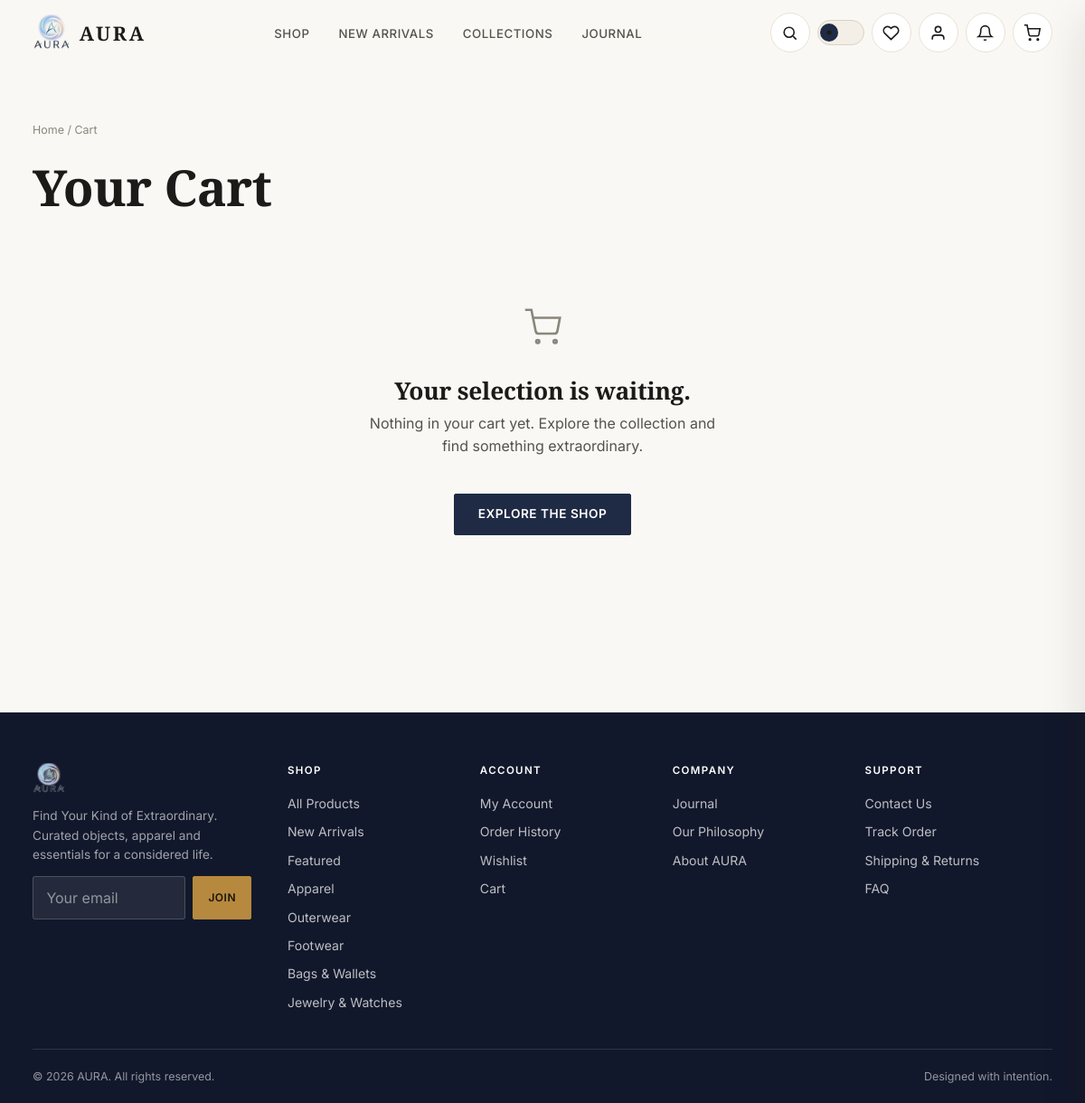
The app's page /cart/ (signed in), older data.
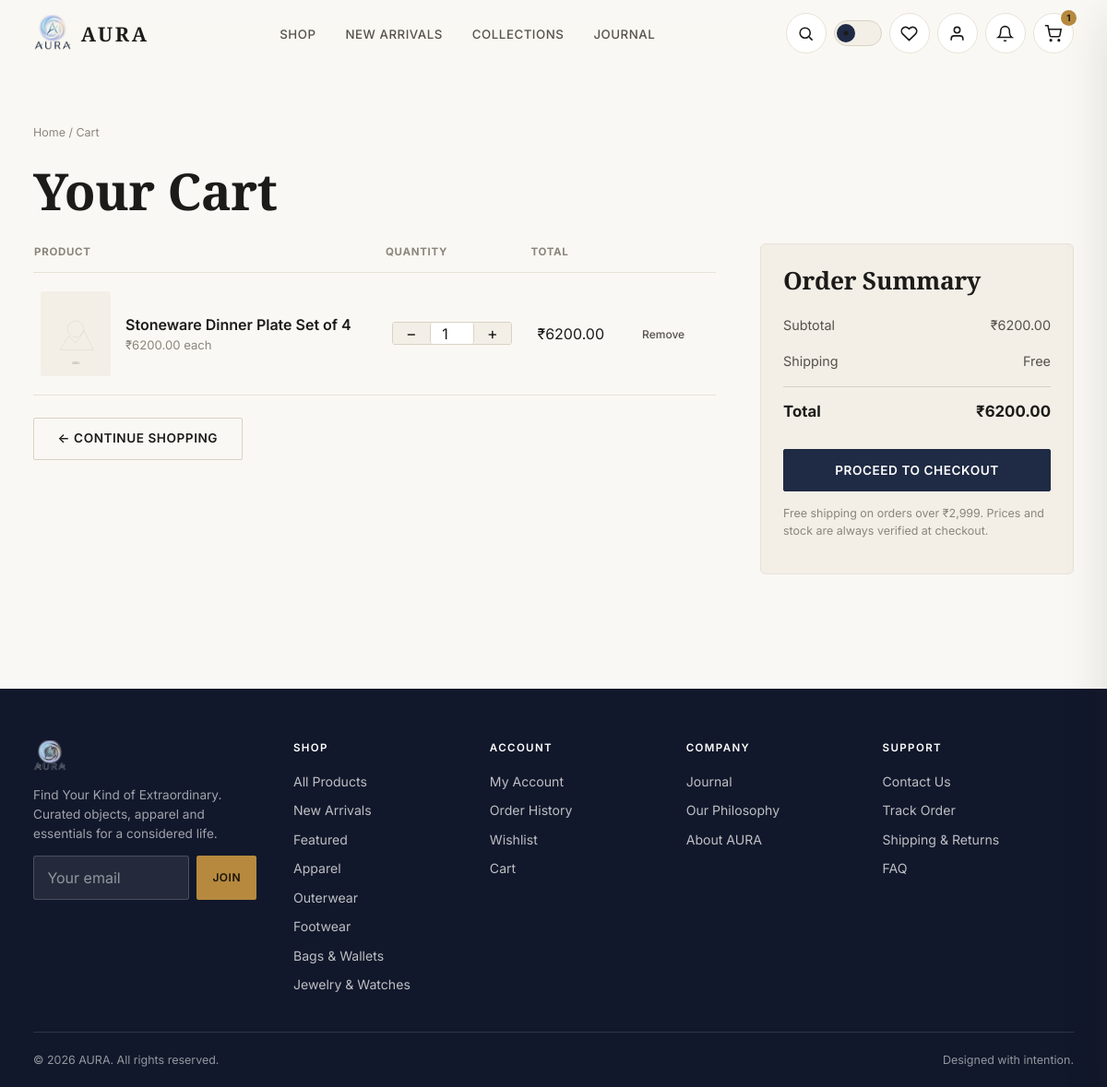
The same page, newer data.
### store/models.py (models this page shows, shortened)
class Category(models.Model):
    name = models.CharField(max_length=100, unique=True)
    slug = models.SlugField(max_length=120, unique=True, blank=True)
    description = models.TextField(blank=True)
    image_url = models.URLField(blank=True, help_text='External editorial image representing this category.')
    display_order = models.PositiveIntegerField(default=0)
    is_active = models.BooleanField(default=True)
    created_at = models.DateTimeField(auto_now_add=True)
    class Meta:
        verbose_name_plural = 'Categories'
        ordering = ['display_order', 'name']
    def get_absolute_url(self):
        return reverse('store:category_detail', kwargs={'slug': self.slug})

class Product(models.Model):
    name = models.CharField(max_length=200)
    slug = models.SlugField(max_length=220, unique=True, blank=True)
    category = models.ForeignKey(Category, on_delete=models.SET_NULL, null=True, related_name='products')
    short_description = models.CharField(max_length=250, blank=True)
    description = models.TextField()
    price = models.DecimalField(max_digits=10, decimal_places=2, validators=[MinValueValidator(0)])
    compare_at_price = models.DecimalField(
        max_digits=10, decimal_places=2, null=True, blank=True,
        help_text='Original price to display as struck-through, if this item is discounted.'
    )
    sku = models.CharField(max_length=40, unique=True)
    stock_quantity = models.PositiveIntegerField(default=0)
    image = models.ImageField(upload_to='products/', blank=True, null=True)
    image_url = models.URLField(blank=True, help_text='Fallback external image URL if no file uploaded.')
    is_featured = models.BooleanField(default=False)
    is_new_arrival = models.BooleanField(default=False)
    is_active = models.BooleanField(default=True)
    material = models.CharField(max_length=120, blank=True)
    weight = models.CharField(max_length=60, blank=True, help_text='Display weight, e.g. "180g"')
    created_at = models.DateTimeField(auto_now_add=True)
    updated_at = models.DateTimeField(auto_now=True)
    class Meta:
        ordering = ['-created_at']
        indexes = [
            models.Index(fields=['slug']),
            models.Index(fields=['is_active', 'is_featured']),
            models.Index(fields=['is_active', 'is_new_arrival']),
        ]
    def get_absolute_url(self):
        return reverse('store:product_detail', kwargs={'slug': self.slug})
    @property
    def display_image(self):
        if self.image:
            return self.image.url
        if self.image_url:
            return self.image_url
        return ''

### cart/models.py (models this page shows, shortened)
class CartItem(models.Model):
    cart = models.ForeignKey(Cart, on_delete=models.CASCADE, related_name='items')
    product = models.ForeignKey('store.Product', on_delete=models.CASCADE, related_name='cart_items')
    variant = models.ForeignKey('store.ProductVariant', on_delete=models.SET_NULL, null=True, blank=True, related_name='cart_items')
    quantity = models.PositiveIntegerField(default=1)
    added_at = models.DateTimeField(auto_now_add=True)
    class Meta:
        unique_together = ('cart', 'product', 'variant')
        ordering = ['-added_at']
    @property
    def unit_price(self):
        return self.variant.effective_price if self.variant else self.product.price
    @property
    def line_total(self):
        return self.unit_price * self.quantity
    @property
    def available_stock(self):
        return self.variant.stock_quantity if self.variant else self.product.stock_quantity
    @property
    def exceeds_stock(self):
        return self.quantity > self.available_stock

class Cart(models.Model):
    user = models.OneToOneField(settings.AUTH_USER_MODEL, on_delete=models.CASCADE, null=True, blank=True, related_name='cart')
    session_key = models.CharField(max_length=40, null=True, blank=True, unique=True)
    created_at = models.DateTimeField(auto_now_add=True)
    updated_at = models.DateTimeField(auto_now=True)
    @property
    def items_qs(self):
        return self.items.select_related('product', 'product__category').all()
    @property
    def total_items(self):
        return sum(item.quantity for item in self.items_qs)
    @property
    def subtotal(self):
        return sum((item.line_total for item in self.items_qs), Decimal('0.00'))
    @property
    def shipping_cost(self):
        if self.subtotal == 0:
            return Decimal('0.00')
        if self.subtotal >= Decimal(str(settings.FREE_SHIPPING_THRESHOLD)):
            return Decimal('0.00')
        return Decimal(str(settings.SHIPPING_FLAT_RATE))
    @property
    def total(self):
        return self.subtotal + self.shipping_cost

### cart/views.py (the view)
# urls.py: path('', views.cart_detail, name='cart_detail'),
@require_GET
def cart_detail(request):
    cart = request.cart
    items = cart.items_qs
    return render(request, 'cart/cart.html', {'cart': cart, 'items': items})

### cart/context_processors.py (called while the page is built)
def cart_context(request):
    cart = getattr(request, 'cart', None)
    if cart is None:
        return {'cart_item_count': 0}
    return {'cart_item_count': cart.total_items}

### core/context_processors.py (called while the page is built)
def site_context(request):
    from store.models import Category
    return {
        'SITE_NAME': 'AURA',
        'SITE_TAGLINE': 'Find Your Kind of Extraordinary.',
        'footer_categories': Category.objects.filter(is_active=True)[:5],
    }

### notifications/context_processors.py (called while the page is built)
def notifications_context(request):
    if request.user.is_authenticated:
        count = request.user.notifications.filter(is_read=False).count()
        return {'unread_notification_count': count}
    return {'unread_notification_count': 0}

### wishlist/context_processors.py (called while the page is built)
def wishlist_context(request):
    if request.user.is_authenticated:
        ids = list(request.user.wishlist_items.values_list('product_id', flat=True))
        return {'wishlist_product_ids': ids, 'wishlist_count': len(ids)}
    return {'wishlist_product_ids': [], 'wishlist_count': 0}

### templates/cart/cart.html (shortened to what this page needs)
{% extends 'base.html' %}
{% load static %}
{% block content %}
<section class="section container">
  <div class="breadcrumbs"><a href="{% url 'core:home' %}">Home</a> / Cart</div>
  <h1>Your Cart</h1>
  {% if items %}
    <div class="cart-layout">
      <div>
        <table class="cart-table">
          <thead>
            <tr>
              <th>Product</th>
              <th>Quantity</th>
              <th>Total</th>
              <th></th>
            </tr>
          </thead>
          <tbody>
            {% for item in items %}
              <tr data-cart-row>
                <td>
                  <div class="cart-line-product">
                    {% if item.product.display_image %}
                      <img src="{{ item.product.display_image }}" alt="{{ item.product.name }}" onerror="this.onerror=null;this.src='{% static 'images/product-fallback.svg' %}';">
                    {% else %}
                      <img src="{% static 'images/product-fallback.svg' %}" alt="{{ item.product.name }}">
                    {% endif %}
                    <div>
                      <a href="{{ item.product.get_absolute_url }}" style="font-weight:600;">{{ item.product.name }}</a>
                      <div class="text-muted" style="font-size:0.82rem;">₹{{ item.unit_price|floatformat:2 }} each</div>
                    </div>
                  </div>
                </td>
                <td>
                  <form data-cart-item-form action="{% url 'cart:update_cart_item' item.id %}" method="post" class="qty-stepper">
                    <button type="button" data-step="-1" aria-label="Decrease quantity">&minus;</button>
                    <input type="number" name="quantity" value="{{ item.quantity }}" min="0" max="{{ item.available_stock }}" aria-label="Quantity">
                    <button type="button" data-step="1" aria-label="Increase quantity">+</button>
                  </form>
                </td>
                <td data-line-total>₹{{ item.line_total|floatformat:2 }}</td>
                <td>
                  <button type="button" class="btn-ghost btn-sm" data-remove-item="{% url 'cart:remove_from_cart' item.id %}">Remove</button>
                </td>
              </tr>
            {% endfor %}
          </tbody>
        </table>
        <a href="{% url 'store:shop' %}" class="btn btn-outline" style="margin-top:1.5rem;">&larr; Continue Shopping</a>
      </div>
      <div class="summary-box">
        <h3 style="margin-top:0;">Order Summary</h3>
        <div class="summary-row"><span>Subtotal</span><span data-cart-subtotal>₹{{ cart.subtotal|floatformat:2 }}</span></div>
        <div class="summary-row"><span>Shipping</span><span data-cart-shipping>{% if cart.shipping_cost == 0 %}Free{% else %}₹{{ cart.shipping_cost|floatformat:2 }}{% endif %}</span></div>
        <div class="summary-row total"><span>Total</span><span data-cart-total>₹{{ cart.total|floatformat:2 }}</span></div>
        <a href="{% url 'orders:checkout' %}" class="btn btn-primary btn-block" style="margin-top:1.25rem;">Proceed to Checkout</a>
        <p class="text-muted" style="font-size:0.78rem; margin-top:0.85rem;">Free shipping on orders over ₹2,999. Prices and stock are always verified at checkout.</p>
      </div>
    </div>
  {% else %}
    <div class="empty-state">
      <div class="icon">
        <svg width="42" height="42" viewBox="0 0 24 24" fill="none" stroke="currentColor" stroke-width="1.5"><circle cx="9" cy="21" r="1"/><circle cx="20" cy="21" r="1"/><path d="M1 1h4l2.68 13.39a2 2 0 0 0 2 1.61h9.72a2 2 0 0 0 2-1.61L23 6H6"/></svg>
      </div>
      <h3>Your selection is waiting.</h3>
      <p>Nothing in your cart yet. Explore the collection and find something extraordinary.</p>
      <a href="{% url 'store:shop' %}" class="btn btn-primary">Explore the Shop</a>
    </div>
  {% endif %}
</section>
{% endblock %}

### templates/includes/footer.html (shortened to what this page needs)
{% load static %}
<footer class="site-footer">
  <div class="container">
    <div class="footer-grid">
      <div class="footer-brand">
        <img src="{% static 'images/aura-logo-transparent.png' %}" alt="AURA">
        <p>{{ SITE_TAGLINE }} Curated objects, apparel and essentials for a considered life.</p>
        <form class="newsletter-form" data-newsletter-form action="{% url 'core:newsletter_signup' %}" method="post">
          <input type="email" name="email" placeholder="Your email" required aria-label="Email for newsletter">
          <button type="submit" class="btn btn-gold btn-sm">Join</button>
        </form>
      </div>
      <div>
        <h5>Shop</h5>
        <ul>
          <li><a href="{% url 'store:shop' %}">All Products</a></li>
          <li><a href="{% url 'store:shop' %}?collection=new">New Arrivals</a></li>
          <li><a href="{% url 'store:shop' %}?collection=featured">Featured</a></li>
          {% for c in footer_categories %}<li><a href="{{ c.get_absolute_url }}">{{ c.name }}</a></li>{% endfor %}
        </ul>
      </div>
      <div class="footer-col-account">
        <h5>Account</h5>
        <ul>
          <li><a href="{% url 'accounts:account_dashboard' %}">My Account</a></li>
          <li><a href="{% url 'orders:order_history' %}">Order History</a></li>
          <li><a href="{% url 'wishlist:wishlist_detail' %}">Wishlist</a></li>
          <li><a href="{% url 'cart:cart_detail' %}">Cart</a></li>
        </ul>
      </div>
      <div>
        <h5>Company</h5>
        <ul>
          <li><a href="{% url 'core:journal' %}">Journal</a></li>
          <li><a href="{% url 'core:home' %}#philosophy">Our Philosophy</a></li>
          <li><a href="{% url 'core:home' %}#story">About AURA</a></li>
        </ul>
      </div>
      <div>
        <h5>Support</h5>
        <ul>
          <li><a href="{% url 'core:contact' %}">Contact Us</a></li>
          <li><a href="{% url 'orders:order_history' %}">Track Order</a></li>
          <li><a href="{% url 'core:home' %}#shipping">Shipping &amp; Returns</a></li>
          <li><a href="{% url 'core:home' %}#faq">FAQ</a></li>
        </ul>
      </div>
    </div>
    <div class="footer-bottom">
      <span>&copy; {% now "Y" %} AURA. All rights reserved.</span>
      <span>Designed with intention.</span>
    </div>
  </div>
</footer>

Row changes from the older to the newer data that the page shows:
added CartItem: product.name "Stoneware Dinner Plate Set of 4", unit_price "6200.00", quantity "1", line_total "6200.00"
now on this page (row unchanged): Cart: subtotal "6200.00", total "6200.00"
Text that changed along with them:
{{ cart_item_count }}: (not shown) → "1"
text no longer shown: "Your selection is waiting. Nothing in your cart yet. Explore the collection and find something extraordinary. EXPLORE THE SHOP"
text now shown: "PRODUCT QUANTITY TOTAL ← CONTINUE SHOPPING Order Summary Subtotal ₹ Shipping Free Total ₹ PROCEED TO CHECKOUT Free shipping on orders over ₹2,999. Prices and stock are always verified at checkout."
